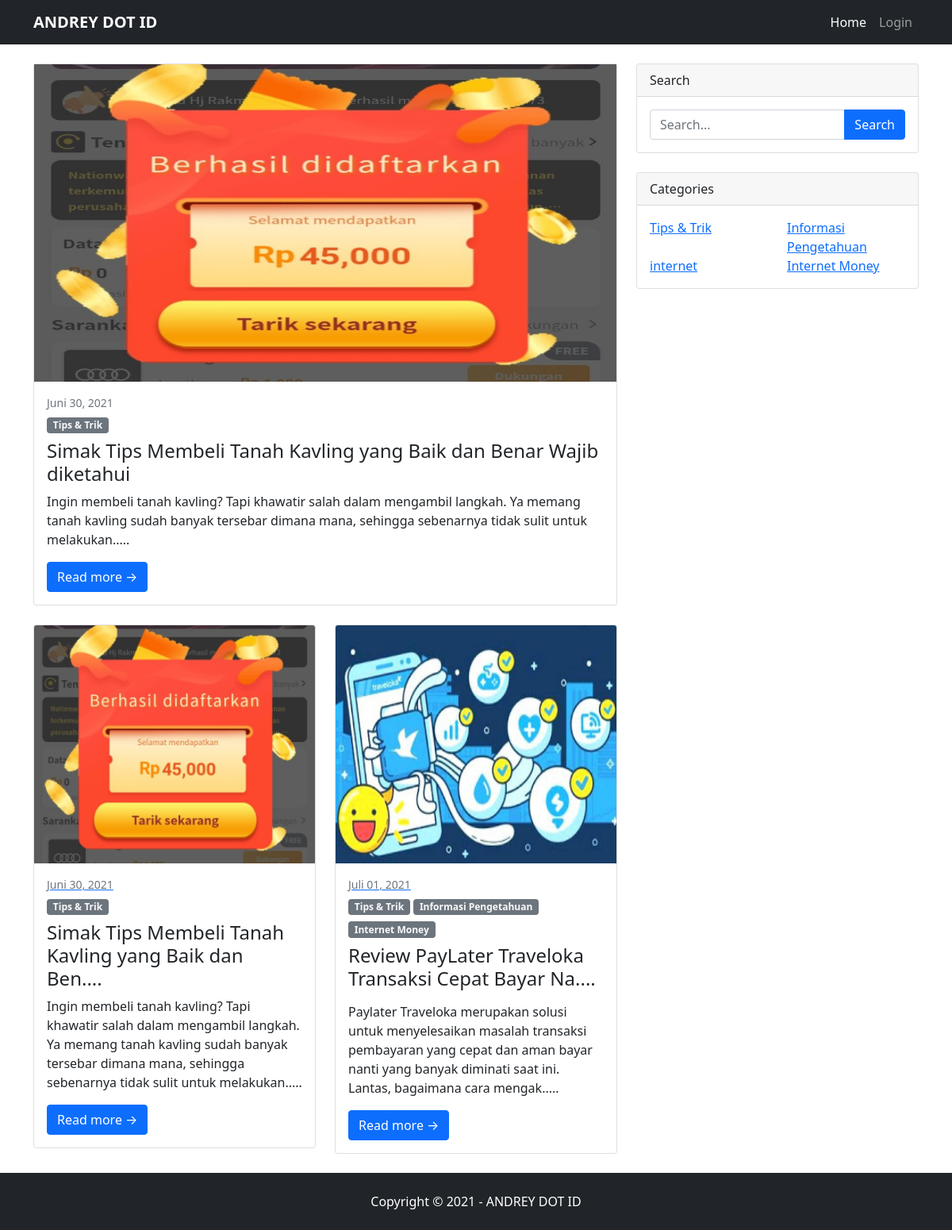
The page / on the database its author committed.
### tables this page shows
CREATE TABLE `postingan` (
  `id_postingan` int(11) NOT NULL,
  `judul` varchar(150) NOT NULL,
  `thumbnail` varchar(150) NOT NULL,
  `isi` text NOT NULL,
  `slug` varchar(100) NOT NULL,
  `date_post` datetime NOT NULL,
  `id_user` int(11) NOT NULL
);

CREATE TABLE `kategori` (
  `id_kategori` int(11) NOT NULL,
  `kategori` varchar(30) NOT NULL
);

CREATE TABLE `post_kat_detail` (
  `id` int(11) NOT NULL,
  `id_postingan` int(11) DEFAULT NULL,
  `id_kategori` int(11) DEFAULT NULL
);

### function.php (called while the page is built, shortened)
<?php
include 'database.php';
function base_url($tujuan = ''){
    if ($tujuan != ''){
        return url . $tujuan;
    } else {
        return url;
    }
}
function convertTanggal($date){
    $exp = explode('-', $date);
    $tahun = $exp[0];
    $bulan = bulan($exp[1]);
    $tanggal = explode(' ', $exp[2]);
    return $bulan . " " . $tanggal[0] . ", " . $tahun;
}
function bulan($bulan){
    switch ($bulan){
        case '06':
            return "Juni";
            break;
        case '07':
            return "Juli";
            break;
    }
}

### database.php (called while the page is built, shortened)
<?php
    $host = "localhost";
    $user = "root";
    $pass = "";
    $db = "db_blog";
    $koneksi = mysqli_connect($host,$user,$pass,$db);
    function keys($data = []){
        $key = "";
        for ($i=0; $i<count($data); $i++){
            $key .= "`" . array_keys($data)[$i] . "`,";
        }
        return rtrim($key, ",");
    }
    function values($data = []){
        $val = "";
        foreach ($data as $key){
            $val .= "'".$key."',";
        }
        return rtrim($val, ",");
    }
    function select($table, $id = []){
        global $koneksi;
        if ($id == []){
            $sql = "SELECT * FROM " . $table;
        } else {
            $sql = "SELECT * FROM " . $table . " WHERE " . str_replace('`', '',keys($id) . "=" .values($id));
        }
        $data = mysqli_query($koneksi, $sql );
		while($x = mysqli_fetch_array($data)){
			$hasil[] = $x;
		}
		$hasil = json_encode($hasil);
        return json_decode($hasil);
    }

### page/home.php (the view, shortened to what this page needs)
<?php
    $post = select('postingan');
    if (isset($_POST['cari'])){
        extract($_POST);
        if (isset($keyword) != '' ){
            $key = "SELECT * FROM postingan WHERE
                isi LIKE '%$keyword%' OR
                judul LIKE '%$keyword%'
            ";
            $data =mysqli_query($koneksi, $key);
            while($x = mysqli_fetch_array($data)){
                $hasil[] = $x;
            }
            $hasil = json_encode($hasil);
            $hasil = json_decode($hasil);
        }
        else {
            $hasil = select('postingan');
        }
    } else {
        $hasil = select('postingan');
    }
?>
<div class="container mt-4">
    <div class="row">
        <div class="col-lg-8">
            <?php if (!isset($_GET['label'])){ ?>
            <div class="card mb-4">
                <a href="<?= base_url('index.php?page=post&&slug=') . $hasil[0]->slug ?>">
                <?php if (file_exists('assets/images/' . $hasil[0]->thumbnail)) { ?>
                    <img src="<?= base_url('assets/images/') . $hasil[0]->thumbnail ?>" class="card-img-top1" >
                <?php } else { ?>
                    <img class="card-img-top" src="https://dummyimage.com/700x350/dee2e6/6c757d.jpg" alt="..." />
                <?php } ?>
                </a>
                <div class="card-body">
                    <div class="small text-muted"><?= convertTanggal($hasil[0]->date_post); ?></div>
                    <?php $kategori = select('post_kat_detail', ['id_postingan' => $hasil[0]->id_postingan]); ?>
                    <?php foreach($kategori as $k) :?>
                        <a class="badge bg-secondary mt-2 text-decoration-none link-light" href="#!"><?= select('kategori', ['id_kategori' => $k->id_kategori])[0]->kategori ?></a>
                    <?php endforeach; ?>
                    <h2 class="card-title h4 mt-2"><?= (strlen($hasil[0]->judul) < 100 ) ? $hasil[0]->judul : substr($hasil[0]->judul, 0, 50) . "...." ?></h2>
                    <p class="card-text"><?= substr($hasil[0]->isi, 0, 180) . "....." ?></p>
                    <a class="btn btn-primary" href="<?= base_url('index.php?page=post&&slug=') . $hasil[0]->slug ?>">Read more →</a>
                </div>
            </div>
            <?php } else { ?>
                <h3 style="font-style: italic;" class="mt-3 mb-5">Showing Post By: <?= select('kategori', ['id_kategori' => $_GET['label']])[0]->kategori ?></h3>
            <?php } ?>
            <div class="row">
                <?php foreach ($hasil as $key) : ?>
                <div class="col-lg-6">
                    <div class="card mb-4">
                        <a href="<?= base_url('index.php?page=post&&slug=') . $hasil[0]->slug ?>">
                        <?php if (file_exists('assets/images/' . $key->thumbnail)) { ?>
                            <img src="<?= base_url('assets/images/') . $key->thumbnail ?>" class="card-img-top" >
                        <?php } else { ?>
                            <img class="card-img-top" src="https://dummyimage.com/700x350/dee2e6/6c757d.jpg" alt="..." />
                        <?php } ?>
                        <div class="card-body">
                            <div class="small text-muted"><?= convertTanggal($key->date_post) ?></div>
                            <?php $kategori = select('post_kat_detail', ['id_postingan' => $key->id_postingan]); ?>
                            <?php foreach($kategori as $k) :?>
                                <a class="badge bg-secondary mt-2 text-decoration-none link-light" href="#!"><?= select('kategori', ['id_kategori' => $k->id_kategori])[0]->kategori ?></a>
                            <?php endforeach; ?>
                            <h2 class="card-title h4 mt-2"><?= (strlen($key->judul) < 50 ) ? $key->judul : substr($key->judul, 0, 50) . "...." ?></h2>
                            <p class="card-text"><?= substr($key->isi, 0, 180) . "....." ?></p>
                            <a class="btn btn-primary" href="<?= base_url('index.php?page=post&&slug=') . $key->slug ?>">Read more →</a>
                        </div>
                    </div>
                </div>
                <?php endforeach; ?>
            </div>
        </div>
        <div class="col-lg-4">
            <?php include 'search.php'; ?>
            <?php include 'kategori.php'; ?>
        </div>
    </div>
</div>

### page/header.php (shortened to what this page needs)
<?php
    require 'function.php';
?>
<!DOCTYPE html>
<html lang="en">
    <head>
        <link href="assets/css/styles.css" rel="stylesheet" />
    </head>
    <body>
    <nav class="navbar navbar-expand-lg navbar-dark bg-dark">
        <div class="container">
            <a class="navbar-brand" href="<?= base_url() ?>"><b>ANDREY DOT ID</b></a>
            <div class="collapse navbar-collapse" id="navbarSupportedContent">
                <ul class="navbar-nav ms-auto mb-2 mb-lg-0">
                    <li class="nav-item"><a class="nav-link active" href="<?= base_url() ?>">Home</a></li>
                    <li class="nav-item"><a class="nav-link" href="<?= base_url('admin/login.php') ?>">Login</a></li>
                </ul>
            </div>
        </div>
    </nav>

### index.php
<?php include 'page/header.php';?>
        <?php
            if (!isset($_GET['page'])){
                include 'page/home.php';
            } else if (isset($_GET['page']) == 'post'){
                include 'page/post.php';
            }
        ?>
<?php include 'page/footer.php'; ?>

### page/search.php
<form method="POST" action="">
<div class="card mb-4">
    <div class="card-header">Search</div>
    <div class="card-body">
        <div class="input-group">
            <input class="form-control" name="keyword" type="text" placeholder="Search..." aria-label="Search ..." aria-describedby="button-search" />
            <button class="btn btn-primary" name="cari" id="button-search" type="submit">Search</button>
        </div>
    </div>
</div>
</form>

### page/kategori.php
<div class="card mb-4">
    <div class="card-header">Categories</div>
    <div class="card-body">
        <div class="row">
            <?php $i = 1; foreach (select('kategori') as $key) : ?>
            <?php if ($i%2 == 0) { ?>
            <div class="col-sm-6">
                <ul class="list-unstyled mb-0">
                    <li><a href="<?= base_url('index.php?label=') . $key->id_kategori ?>"><?= $key->kategori ?></a></li>
                </ul>
            </div>
            <?php } else { ?>
            <div class="col-sm-6">
                <ul class="list-unstyled mb-0">
                    <li><a href="<?= base_url('index.php?label=') . $key->id_kategori ?>"><?= $key->kategori ?></a></li>
                </ul>
            </div>
            <?php } ?>
            <?php endforeach; ?>
        </div>
    </div>
</div>

### page/footer.php (shortened to what this page needs)
<footer class="py-4 bg-dark">
            <div class="container"><p class="m-0 text-center text-white">Copyright &copy; 2021 - ANDREY DOT ID </p></div>
        </footer>
    </body>
</html>

### page/home.php (style rules this page uses)
.card-img-top { height: 300px !important; overflow: hidden; }
.card-img-top1 { height: 400px !important; width: 100%; overflow: hidden; }

### rows shown on the page
postingan: thumbnail (placeholder picture), date_post "Juni 30, 2021", judul "Simak Tips Membeli Tanah Kavling yang Baik dan Benar Wajib diketahui", isi "Ingin membeli tanah kavling? Tapi khawatir salah dalam mengambil langkah. Ya memang tanah kavling sudah banyak tersebar dimana mana, sehingga sebenarnya tidak sulit untuk melakukan", kategori "Tips & Trik", judul "Simak Tips Membeli Tanah Kavling yang Baik dan Ben"
kategori: kategori "Tips & Trik"
postingan: thumbnail (picture), date_post "Juli 01, 2021", judul "Review PayLater Traveloka Transaksi Cepat Bayar Na", isi "Paylater Traveloka merupakan solusi untuk menyelesaikan masalah transaksi pembayaran yang cepat dan aman bayar nanti yang banyak diminati saat ini. Lantas, bagaimana cara mengak"
post_kat_detail: kategori "Tips & Trik"
post_kat_detail: id_kategori.kategori "Informasi Pengetahuan"
post_kat_detail: id_kategori.kategori "Internet Money"
kategori: kategori "Informasi Pengetahuan"
kategori: kategori "internet"
kategori: kategori "Internet Money"
